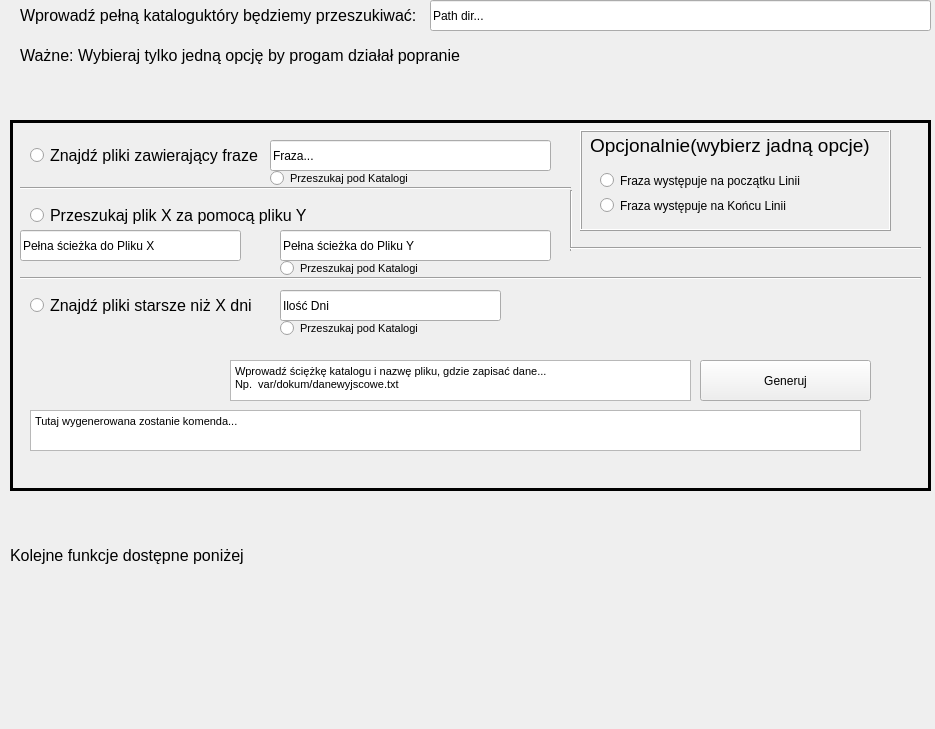
      <widget class="QWidget" name="findafile">
       <property name="geometry">
        <rect>
         <x>0</x>
         <y>0</y>
         <width>935</width>
         <height>729</height>
        </rect>
       </property>
       <attribute name="label">
        <string>Znajdź Pliki Które</string>
       </attribute>
       <widget class="QFrame" name="InfoFileFrame">
        <property name="geometry">
         <rect>
          <x>10</x>
          <y>120</y>
          <width>921</width>
          <height>371</height>
         </rect>
        </property>
        <property name="frameShape">
         <enum>QFrame::Panel</enum>
        </property>
        <property name="frameShadow">
         <enum>QFrame::Plain</enum>
        </property>
        <property name="lineWidth">
         <number>3</number>
        </property>
        <property name="midLineWidth">
         <number>5</number>
        </property>
        <widget class="QTextBrowser" name="textBrowser_findfiles_cmd">
         <property name="geometry">
          <rect>
           <x>20</x>
           <y>290</y>
           <width>831</width>
           <height>41</height>
          </rect>
         </property>
         <property name="html">
          <string>&lt;!DOCTYPE HTML PUBLIC &quot;-//W3C//DTD HTML 4.0//EN&quot; &quot;http://www.w3.org/TR/REC-html40/strict.dtd&quot;&gt;
&lt;html&gt;&lt;head&gt;&lt;meta name=&quot;qrichtext&quot; content=&quot;1&quot; /&gt;&lt;style type=&quot;text/css&quot;&gt;
p, li { white-space: pre-wrap; }
&lt;/style&gt;&lt;/head&gt;&lt;body style=&quot; font-family:'MS Shell Dlg 2'; font-size:11pt; font-weight:400; font-style:normal;&quot;&gt;
&lt;p style=&quot; margin-top:0px; margin-bottom:0px; margin-left:0px; margin-right:0px; -qt-block-indent:0; text-indent:0px;&quot;&gt;&lt;span style=&quot; font-size:8.25pt;&quot;&gt;Tutaj wygenerowana zostanie komenda...&lt;/span&gt;&lt;/p&gt;&lt;/body&gt;&lt;/html&gt;</string>
         </property>
        </widget>
        <widget class="QPushButton" name="pushButton_findfiles_generate">
         <property name="geometry">
          <rect>
           <x>690</x>
           <y>240</y>
           <width>171</width>
           <height>41</height>
          </rect>
         </property>
         <property name="text">
          <string>Generuj</string>
         </property>
        </widget>
        <widget class="QTextEdit" name="textEdit_findfiles_savepath">
         <property name="geometry">
          <rect>
           <x>220</x>
           <y>240</y>
           <width>461</width>
           <height>41</height>
          </rect>
         </property>
         <property name="html">
          <string>&lt;!DOCTYPE HTML PUBLIC &quot;-//W3C//DTD HTML 4.0//EN&quot; &quot;http://www.w3.org/TR/REC-html40/strict.dtd&quot;&gt;
&lt;html&gt;&lt;head&gt;&lt;meta name=&quot;qrichtext&quot; content=&quot;1&quot; /&gt;&lt;style type=&quot;text/css&quot;&gt;
p, li { white-space: pre-wrap; }
&lt;/style&gt;&lt;/head&gt;&lt;body style=&quot; font-family:'MS Shell Dlg 2'; font-size:11pt; font-weight:400; font-style:normal;&quot;&gt;
&lt;p style=&quot; margin-top:0px; margin-bottom:0px; margin-left:0px; margin-right:0px; -qt-block-indent:0; text-indent:0px;&quot;&gt;&lt;span style=&quot; font-size:8.25pt;&quot;&gt;Wprowadź ściężkę katalogu i nazwę pliku, gdzie zapisać dane...&lt;br /&gt;Np.  var/dokum/danewyjscowe.txt&lt;/span&gt;&lt;/p&gt;&lt;/body&gt;&lt;/html&gt;</string>
         </property>
        </widget>
        <widget class="QRadioButton" name="radioButton_findfiles">
         <property name="geometry">
          <rect>
           <x>20</x>
           <y>20</y>
           <width>231</width>
           <height>31</height>
          </rect>
         </property>
         <property name="font">
          <font>
           <pointsize>12</pointsize>
          </font>
         </property>
         <property name="text">
          <string>Znajdź pliki zawierający fraze</string>
         </property>
        </widget>
        <widget class="QLineEdit" name="lineEdit_findfiles">
         <property name="geometry">
          <rect>
           <x>260</x>
           <y>20</y>
           <width>281</width>
           <height>31</height>
          </rect>
         </property>
         <property name="text">
          <string>Fraza...</string>
         </property>
        </widget>
        <widget class="QFrame" name="frame_findfilesoption">
         <property name="geometry">
          <rect>
           <x>570</x>
           <y>10</y>
           <width>311</width>
           <height>101</height>
          </rect>
         </property>
         <property name="frameShape">
          <enum>QFrame::Box</enum>
         </property>
         <property name="frameShadow">
          <enum>QFrame::Raised</enum>
         </property>
         <widget class="QLabel" name="label_findfilesoptioninfo">
          <property name="geometry">
           <rect>
            <x>10</x>
            <y>0</y>
            <width>281</width>
            <height>31</height>
           </rect>
          </property>
          <property name="font">
           <font>
            <pointsize>14</pointsize>
           </font>
          </property>
          <property name="text">
           <string>Opcjonalnie(wybierz jadną opcje)</string>
          </property>
         </widget>
         <widget class="QRadioButton" name="radioButton_findfiles_start">
          <property name="geometry">
           <rect>
            <x>20</x>
            <y>40</y>
            <width>281</width>
            <height>21</height>
           </rect>
          </property>
          <property name="text">
           <string>Fraza występuje na początku Linii</string>
          </property>
         </widget>
         <widget class="QRadioButton" name="radioButton_findfiles_end">
          <property name="geometry">
           <rect>
            <x>20</x>
            <y>60</y>
            <width>231</width>
            <height>31</height>
           </rect>
          </property>
          <property name="text">
           <string>Fraza występuje na Końcu Linii</string>
          </property>
         </widget>
        </widget>
        <widget class="Line" name="line">
         <property name="geometry">
          <rect>
           <x>10</x>
           <y>60</y>
           <width>551</width>
           <height>16</height>
          </rect>
         </property>
         <property name="orientation">
          <enum>Qt::Horizontal</enum>
         </property>
        </widget>
        <widget class="Line" name="line_2">
         <property name="geometry">
          <rect>
           <x>560</x>
           <y>70</y>
           <width>3</width>
           <height>61</height>
          </rect>
         </property>
         <property name="orientation">
          <enum>Qt::Vertical</enum>
         </property>
        </widget>
        <widget class="Line" name="line_3">
         <property name="geometry">
          <rect>
           <x>560</x>
           <y>120</y>
           <width>351</width>
           <height>16</height>
          </rect>
         </property>
         <property name="orientation">
          <enum>Qt::Horizontal</enum>
         </property>
        </widget>
        <widget class="QRadioButton" name="radioButton_grepfilefile">
         <property name="geometry">
          <rect>
           <x>20</x>
           <y>80</y>
           <width>281</width>
           <height>31</height>
          </rect>
         </property>
         <property name="font">
          <font>
           <pointsize>12</pointsize>
          </font>
         </property>
         <property name="text">
          <string>Przeszukaj plik X za pomocą pliku Y</string>
         </property>
        </widget>
        <widget class="QLineEdit" name="lineEdit_grepfilefile1">
         <property name="geometry">
          <rect>
           <x>10</x>
           <y>110</y>
           <width>221</width>
           <height>31</height>
          </rect>
         </property>
         <property name="text">
          <string>Pełna ścieżka do Pliku X</string>
         </property>
        </widget>
        <widget class="QLineEdit" name="lineEdit_grepfilefile2">
         <property name="geometry">
          <rect>
           <x>270</x>
           <y>110</y>
           <width>271</width>
           <height>31</height>
          </rect>
         </property>
         <property name="text">
          <string>Pełna ścieżka do Pliku Y</string>
         </property>
        </widget>
        <widget class="Line" name="line_4">
         <property name="geometry">
          <rect>
           <x>10</x>
           <y>150</y>
           <width>901</width>
           <height>16</height>
          </rect>
         </property>
         <property name="orientation">
          <enum>Qt::Horizontal</enum>
         </property>
        </widget>
        <widget class="QRadioButton" name="radioButton_findoldfiles">
         <property name="geometry">
          <rect>
           <x>20</x>
           <y>170</y>
           <width>281</width>
           <height>31</height>
          </rect>
         </property>
         <property name="font">
          <font>
           <pointsize>12</pointsize>
          </font>
         </property>
         <property name="text">
          <string>Znajdź pliki starsze niż X dni</string>
         </property>
        </widget>
        <widget class="QLineEdit" name="lineEdit_findoldfilesX">
         <property name="geometry">
          <rect>
           <x>270</x>
           <y>170</y>
           <width>221</width>
           <height>31</height>
          </rect>
         </property>
         <property name="text">
          <string>Ilość Dni</string>
         </property>
        </widget>
        <widget class="QRadioButton" name="radioButton_findfiles_r">
         <property name="geometry">
          <rect>
           <x>260</x>
           <y>50</y>
           <width>211</width>
           <height>16</height>
          </rect>
         </property>
         <property name="font">
          <font>
           <pointsize>8</pointsize>
          </font>
         </property>
         <property name="text">
          <string>Przeszukaj pod Katalogi</string>
         </property>
        </widget>
        <widget class="QRadioButton" name="radioButton_grepfilefile_r">
         <property name="geometry">
          <rect>
           <x>270</x>
           <y>140</y>
           <width>211</width>
           <height>16</height>
          </rect>
         </property>
         <property name="font">
          <font>
           <pointsize>8</pointsize>
          </font>
         </property>
         <property name="text">
          <string>Przeszukaj pod Katalogi</string>
         </property>
        </widget>
        <widget class="QRadioButton" name="radioButton_findoldfiles_r">
         <property name="geometry">
          <rect>
           <x>270</x>
           <y>200</y>
           <width>211</width>
           <height>16</height>
          </rect>
         </property>
         <property name="font">
          <font>
           <pointsize>8</pointsize>
          </font>
         </property>
         <property name="text">
          <string>Przeszukaj pod Katalogi</string>
         </property>
        </widget>
       </widget>
       <widget class="QLabel" name="label_findfilepath">
        <property name="geometry">
         <rect>
          <x>20</x>
          <y>0</y>
          <width>401</width>
          <height>31</height>
         </rect>
        </property>
        <property name="font">
         <font>
          <pointsize>12</pointsize>
         </font>
        </property>
        <property name="text">
         <string>Wprowadź pełną kataloguktóry będziemy przeszukiwać:</string>
        </property>
       </widget>
       <widget class="QLineEdit" name="lineEdit_findfilepath">
        <property name="geometry">
         <rect>
          <x>430</x>
          <y>0</y>
          <width>501</width>
          <height>31</height>
         </rect>
        </property>
        <property name="text">
         <string>Path dir...</string>
        </property>
       </widget>
       <widget class="QLabel" name="label_findfileinfo">
        <property name="geometry">
         <rect>
          <x>20</x>
          <y>40</y>
          <width>481</width>
          <height>31</height>
         </rect>
        </property>
        <property name="font">
         <font>
          <pointsize>12</pointsize>
         </font>
        </property>
        <property name="text">
         <string>Ważne: Wybieraj tylko jedną opcję by progam działał popranie</string>
        </property>
       </widget>
       <widget class="QLabel" name="label_findfilesinfo_next">
        <property name="geometry">
         <rect>
          <x>10</x>
          <y>540</y>
          <width>731</width>
          <height>31</height>
         </rect>
        </property>
        <property name="font">
         <font>
          <pointsize>12</pointsize>
         </font>
        </property>
        <property name="text">
         <string>Kolejne funkcje dostępne poniżej</string>
        </property>
       </widget>
      </widget>
